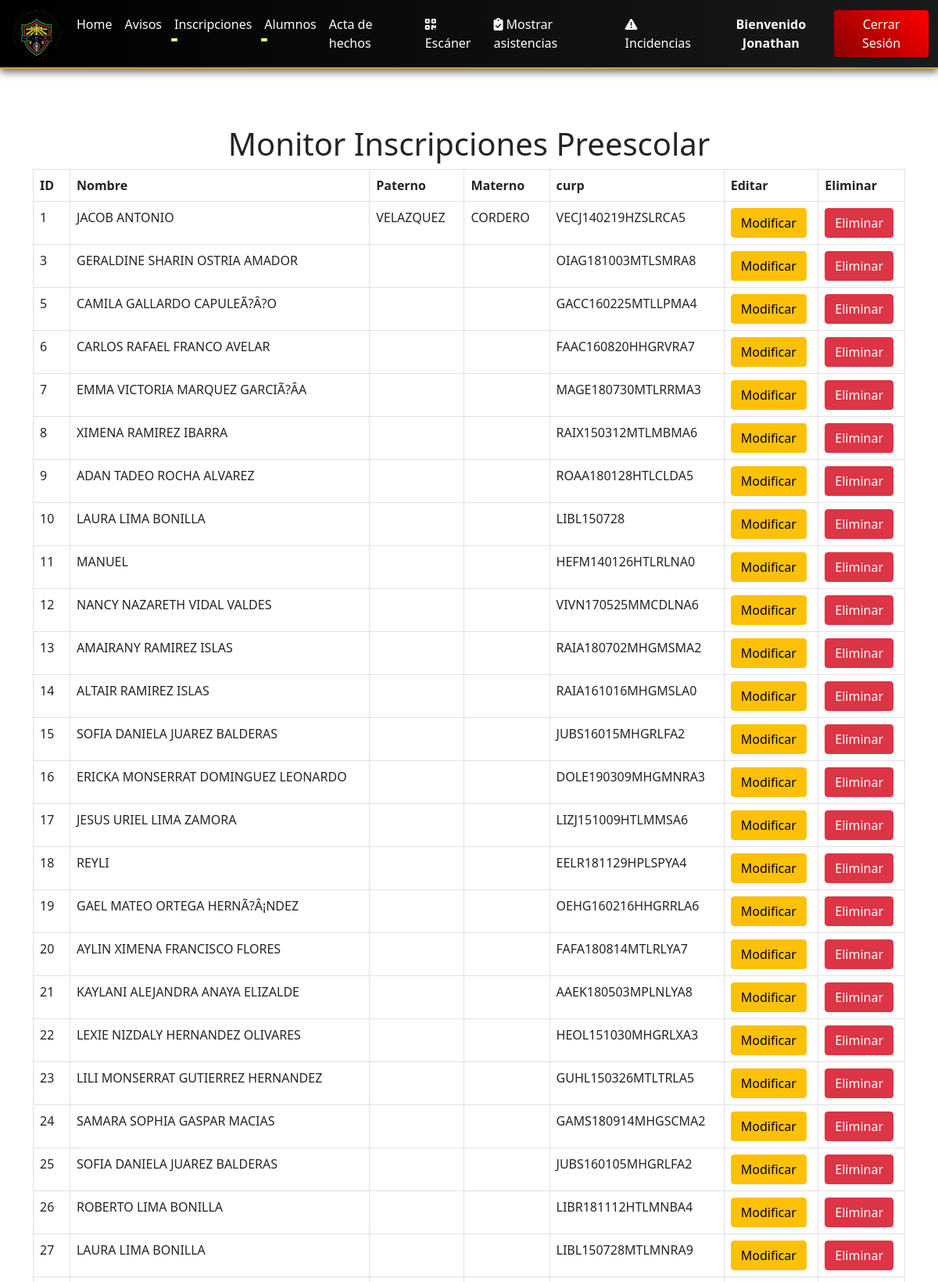
Screenshot of /admon/vista_inscripciones_prees.php (signed in, upper part) with the database file from the repository.
### tables this page shows
CREATE TABLE `preescolar` (
  `id_insc` int(11) NOT NULL,
  `nombre_alum` text NOT NULL,
  `ape_pat` varchar(255) NOT NULL,
  `ape_mat` varchar(255) NOT NULL,
  `curp` varchar(255) NOT NULL,
  `sexo` varchar(255) NOT NULL,
  `fech_nacimiento` varchar(255) NOT NULL,
  `mun_nac` varchar(255) NOT NULL,
  `estado_nac` varchar(255) NOT NULL,
  `calle` varchar(255) NOT NULL,
  `colonia` varchar(255) NOT NULL,
  `municipio` varchar(255) NOT NULL,
  `estado` varchar(255) NOT NULL,
  `cp` varchar(255) NOT NULL,
  `tel_casa` varchar(255) NOT NULL,
  `tel_cel` varchar(255) NOT NULL,
  `alergias` varchar(255) NOT NULL,
  `tipo_sangre` varchar(255) NOT NULL,
  `peso` varchar(255) NOT NULL,
  `talla` varchar(255) NOT NULL,
  `enfermedades` varchar(255) NOT NULL,
  `grado` varchar(255) NOT NULL,
  `grupo` varchar(255) NOT NULL,
  `esc_proce` varchar(255) NOT NULL,
  `nivel` text NOT NULL,
  `religion` varchar(255) NOT NULL,
  `bautismo` varchar(255) NOT NULL,
  `comunion` varchar(255) NOT NULL,
  `confirmacion` varchar(255) NOT NULL,
  `curp_papa` varchar(255) NOT NULL,
  `nombre_papa` varchar(255) NOT NULL,
  `fecha_nac_papa` varchar(255) NOT NULL,
  `edo_naci_papa` varchar(255) NOT NULL,
  `calle_papa` varchar(255) NOT NULL,
  `colonia_papa` varchar(255) NOT NULL,
  `civil_papa` varchar(255) NOT NULL,
  `ocupacion_papa` varchar(255) NOT NULL,
  `escol_papa` varchar(255) NOT NULL,
  `tel_papa` varchar(255) NOT NULL,
  `correo_papa` varchar(255) NOT NULL,
  `curp_mama` varchar(255) NOT NULL,
  `nombre_mama` varchar(255) NOT NULL,
  `fecha_nac_mama` varchar(255) NOT NULL,
  `nacimiento_mama` varchar(255) NOT NULL,
  `calle_mama` varchar(255) NOT NULL,
  `colonia_mama` varchar(255) NOT NULL,
  `civil_mama` varchar(255) NOT NULL,
  `ocupacion_mama` varchar(255) NOT NULL,
  `escolaridad_mama` varchar(255) NOT NULL,
  `tel_mama` varchar(255) NOT NULL,
  `correo_mama` varchar(255) NOT NULL,
  `curp_tutor` varchar(255) NOT NULL,
  `nombre_tutor` varchar(255) NOT NULL,
  `nac_tutor` varchar(255) NOT NULL,
  `nacimiento_tutor` varchar(255) NOT NULL,
  `calle_tutor` varchar(255) NOT NULL,
  `colonia_tutor` varchar(255) NOT NULL,
  `civil_tutor` varchar(255) NOT NULL,
  `ocupacion_tutor` varchar(255) NOT NULL,
  `escolaridad_tutor` varchar(255) NOT NULL,
  `tel_tutor` varchar(255) NOT NULL,
  `correo_tutor` varchar(255) NOT NULL
);

### admon/vista_inscripciones_prees.php (the view, shortened to what this page needs)
<?php
include 'encabezado.php';
include '../complementos/conexion_fichas.php';
?>
<?php
$sql_leer = 'SELECT * FROM preescolar';
$gsent = $pdo->prepare($sql_leer);
$gsent->execute();
$resultado = $gsent->fetchAll();
?>
<h1 class="text-center">Monitor Inscripciones Preescolar</h1>
<div class="container">
    <div class="row">
        <div class="col-lg-12">
            <table id="example" class="table table-bordered  display nowrap" cellspacing="0" width="100%">
                <thead>
                    <tr>
                        <th>ID</th>
                        <th>Nombre</th>
                        <th>Paterno</th>
                        <th>Materno</th>
                        <th>curp</th>
                        <th>Editar</th>
                        <th>Eliminar</th>
                    </tr>
                </thead>
                <tbody>
                    <?php foreach ($resultado as $dato) { ?>
                    <tr>
                        <td><?php echo $dato['id_insc']; ?></td>
                        <td><?php echo $dato['nombre_alum'];?></td>
                        <td><?php echo $dato['ape_pat']; ?></td>
                        <td><?php echo $dato['ape_mat']; ?></td>
                        <td><?php echo $dato['curp']; ?></td>
                        <td><a href="modificar_prees.php?id_insc=<?php echo $dato['id_insc']; ?>" <button
                                class="btn btn-warning">Modificar</button></td>
                        <td>
                        <button
                            class="btn btn-danger btnEliminar"
                            data-id="<?php echo $dato['id_insc']; ?>">
                            Eliminar
                        </button>
                        </td>
                    </tr>
                    <?php } ?>
            </table>
        </div>
    </div>
</div>
<br><br><br>
<?php
    include_once 'pie.php';
?>

### rows the page displays
preescolar: id_insc "1", nombre_alum "JACOB ANTONIO", ape_pat "VELAZQUEZ", ape_mat "CORDERO", curp "VECJ140219HZSLRCA5"
preescolar: id_insc "3", nombre_alum "GERALDINE SHARIN OSTRIA AMADOR", curp "OIAG181003MTLSMRA8"
preescolar: id_insc "5", nombre_alum "CAMILA GALLARDO CAPULEÃ?Â?O", curp "GACC160225MTLLPMA4"
preescolar: id_insc "6", nombre_alum "CARLOS RAFAEL FRANCO AVELAR", curp "FAAC160820HHGRVRA7"
preescolar: id_insc "7", nombre_alum "EMMA VICTORIA MARQUEZ GARCIÃ?Â­A", curp "MAGE180730MTLRRMA3"
preescolar: id_insc "8", nombre_alum "XIMENA RAMIREZ IBARRA", curp "RAIX150312MTLMBMA6"
preescolar: id_insc "9", nombre_alum "ADAN TADEO ROCHA ALVAREZ", curp "ROAA180128HTLCLDA5"
preescolar: id_insc "10", nombre_alum "LAURA LIMA BONILLA", curp "LIBL150728"
preescolar: id_insc "11", nombre_alum "MANUEL", curp "HEFM140126HTLRLNA0"
preescolar: id_insc "12", nombre_alum "NANCY NAZARETH VIDAL VALDES", curp "VIVN170525MMCDLNA6"
preescolar: id_insc "13", nombre_alum "AMAIRANY RAMIREZ ISLAS", curp "RAIA180702MHGMSMA2"
preescolar: id_insc "14", nombre_alum "ALTAIR RAMIREZ ISLAS", curp "RAIA161016MHGMSLA0"
preescolar: id_insc "15", nombre_alum "SOFIA DANIELA JUAREZ BALDERAS", curp "JUBS16015MHGRLFA2"
preescolar: id_insc "16", nombre_alum "ERICKA MONSERRAT DOMINGUEZ LEONARDO", curp "DOLE190309MHGMNRA3"
preescolar: id_insc "17", nombre_alum "JESUS URIEL LIMA ZAMORA", curp "LIZJ151009HTLMMSA6"
preescolar: id_insc "18", nombre_alum "REYLI", curp "EELR181129HPLSPYA4"
preescolar: id_insc "19", nombre_alum "GAEL MATEO ORTEGA HERNÃ?Â¡NDEZ", curp "OEHG160216HHGRRLA6"
preescolar: id_insc "20", nombre_alum "AYLIN XIMENA FRANCISCO FLORES", curp "FAFA180814MTLRLYA7"
preescolar: id_insc "21", nombre_alum "KAYLANI ALEJANDRA ANAYA ELIZALDE", curp "AAEK180503MPLNLYA8"
preescolar: id_insc "22", nombre_alum "LEXIE NIZDALY HERNANDEZ OLIVARES", curp "HEOL151030MHGRLXA3"
preescolar: id_insc "23", nombre_alum "LILI MONSERRAT GUTIERREZ HERNANDEZ", curp "GUHL150326MTLTRLA5"
preescolar: id_insc "24", nombre_alum "SAMARA SOPHIA GASPAR MACIAS", curp "GAMS180914MHGSCMA2"
preescolar: id_insc "25", nombre_alum "SOFIA DANIELA JUAREZ BALDERAS", curp "JUBS160105MHGRLFA2"
preescolar: id_insc "26", nombre_alum "ROBERTO LIMA BONILLA", curp "LIBR181112HTLMNBA4"
preescolar: id_insc "27", nombre_alum "LAURA LIMA BONILLA", curp "LIBL150728MTLMNRA9"

### other values shown
$_SESSION['admin'] "Jonathan"
